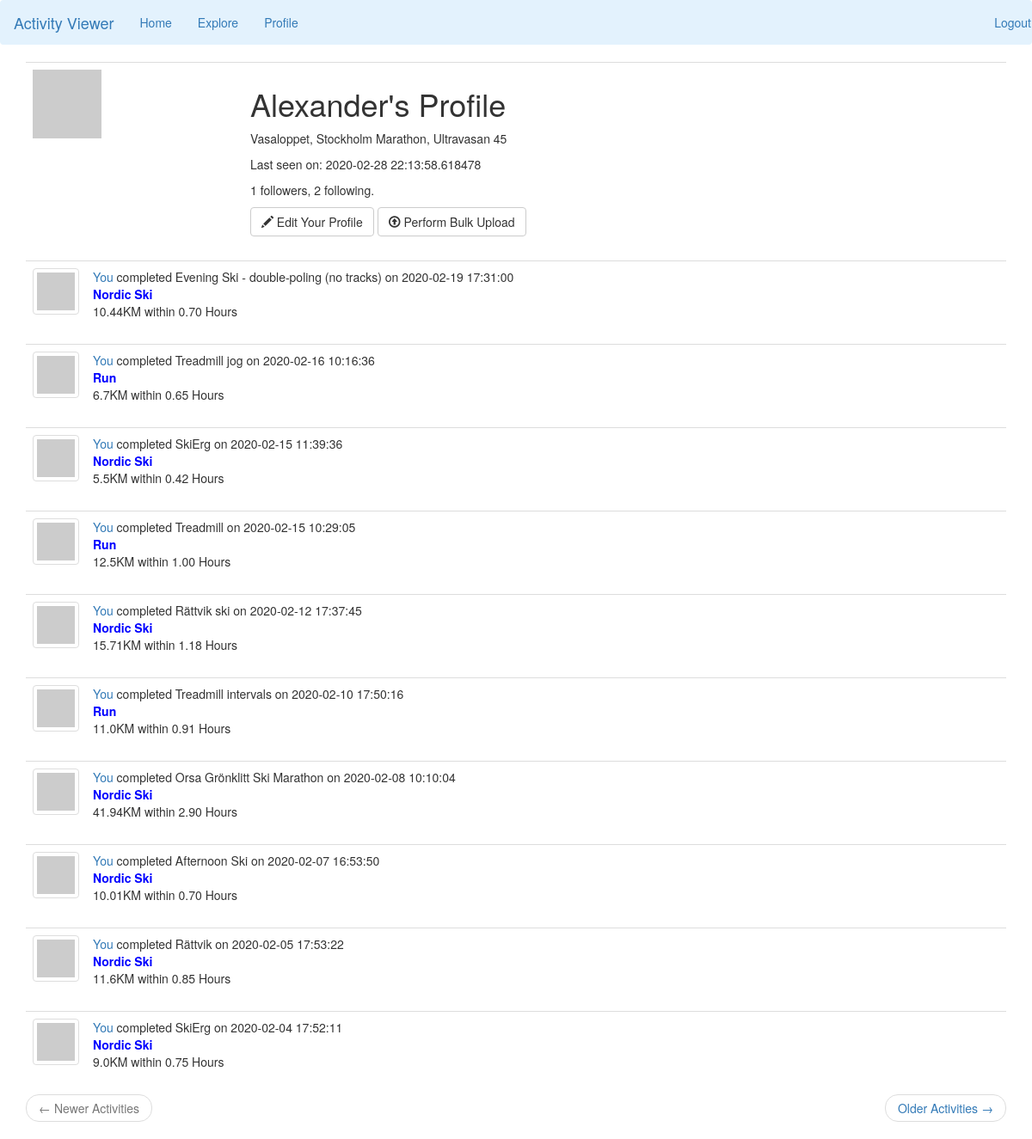
Screenshot of /profile/Alexander (signed in) with the database file from the repository.
### app/models.py (models this page shows, shortened)
class User(UserMixin, db.Model):
    id = db.Column(db.Integer, primary_key=True)
    username = db.Column(db.String(64), index=True, unique=True)
    email = db.Column(db.String(120), index=True, unique=True)
    activities = db.relationship('Activity', backref='athlete', lazy='dynamic')
    password_hash = db.Column(db.String(128))
    about_me = db.Column(db.String(140))
    last_seen = db.Column(db.DateTime, default=datetime.utcnow)
    follows = db.relationship(
        'User', secondary=followers,
        primaryjoin=(followers.c.follower_id == id),
        secondaryjoin=(followers.c.follows_id == id),
        backref=db.backref('followers', lazy='dynamic'), lazy='dynamic')
    def avatar(self, size):
        digest = md5(self.email.lower().encode('utf-8')).hexdigest()
        return 'https://www.gravatar.com/avatar/{}?d=identicon&s={}'.format(
            digest, size)

class Activity(db.Model):
    id = db.Column(db.Integer, primary_key=True)
    timestamp = db.Column(db.DateTime, index=True, default=datetime.utcnow)
    title = db.Column(db.String(64), index=True)
    activity_type = db.Column(db.String(64), index=True)
    distance = db.Column(db.Float)
    duration = db.Column(db.Integer)
    user_id = db.Column(db.Integer, db.ForeignKey('user.id'))

### app/routes.py (the view)
@app.route('/profile/<username>', methods=['GET', 'POST'])
@login_required
def profile(username):
    user = User.query.filter_by(username=username).first_or_404()
    page = request.args.get('page', 1, type=int)
    activities = user.activities.order_by(Activity.timestamp.desc()).paginate(
        page, app.config['ACTIVITIES_PER_PAGE'], False)
    next_url = url_for('profile', username=user.username, page=activities.next_num) \
        if activities.has_next else None
    prev_url = url_for('profile', username=user.username, page=activities.prev_num) \
        if activities.has_prev else None
    return render_template('profile.html', title="Profile", user=user, page=page, activities=activities.items,
                           next_url=next_url, prev_url=prev_url)

### app/models.py (called while the page is built)
@login.user_loader
def load_user(id):
    return User.query.get(int(id))

### app/routes.py (called while the page is built)
@app.before_request
def before_request():
    if current_user.is_authenticated:
        current_user.last_seen = datetime.utcnow()
        db.session.commit()

### app/templates/profile.html
<!DOCTYPE html>
<html lang="en">
{% extends "base.html" %}
{% import "bootstrap/wtf.html" as wtf %}
{% block app_content %}
    <table class="table table-default">
        <tr valign="top">
            <td ><img src="{{ user.avatar(128) }}"></td>
            <td>
                <h1>{{ user.username }}'s Profile</h1>
                {% if user.about_me %}<p>{{ user.about_me }}</p>{% endif %}
                {% if user.last_seen %}<p>Last seen on: {{ user.last_seen }}</p>{% endif %}
                <p>{{ user.followers.count() }} followers, {{ user.follows.count() }} following.</p>
                {% if user == current_user %}
                <a class="btn btn-default" href="{{url_for('edit_profile')}}" role="button">
                    <span class="glyphicon glyphicon-pencil" aria-hidden="true"></span> Edit Your Profile</a>
                <a class="btn btn-default" href="{{url_for('bulk_upload')}}" role="button">
                    <span class="glyphicon glyphicon-upload" aria-hidden="true"></span> Perform Bulk Upload</a>
                {% elif not current_user.is_following(user) %}
                <p><a href="{{ url_for('follow', username=user.username) }}">Follow</a></p>
                {% else %}
                <p><a href="{{ url_for('unfollow', username=user.username) }}">Unfollow</a></p>
                {% endif %}
            </td>
        </tr>
    </table>
    {% for activity in activities %}
        {% include '_activity.html' %}
    {% endfor %}
    <nav aria-label="...">
        <ul class="pager">
            <li class="previous{% if not prev_url %} disabled{% endif %}">
                <a href="{{ prev_url or '#' }}">
                    <span aria-hidden="true">&larr;</span> Newer Activities
                </a>
            </li>
            <li class="next{% if not next_url %} disabled{% endif %}">
                <a href="{{ next_url or '#' }}">
                    Older Activities <span aria-hidden="true">&rarr;</span>
                </a>
            </li>
        </ul>
    </nav>
{% endblock %}

### app/templates/base.html (shortened to what this page needs)
<!DOCTYPE html>
<html lang="en">
{% extends "bootstrap/base.html" %}
{% block navbar %}
<nav class="navbar navbar-light" style="background-color: #e3f2fd;">
    <a class="navbar-brand" href="#">Activity Viewer</a>
    <ul class="nav navbar-nav navbar-left">
        <li><a href="{{ url_for('index') }}">Home</a></li>
        {% if current_user.is_authenticated %}
        <li><a href="{{ url_for('explore') }}">Explore</a></li>
        <li><a href="{{ url_for('profile', username=current_user.username) }}">Profile</a></li>
        {% endif %}
    </ul>
    <ul class="nav navbar-nav navbar-right">
        {% if current_user.is_anonymous %}
        <li><a href="{{ url_for('login') }}">Login</a></li>
        <li><a href="{{ url_for('register') }}">Register</a></li>
        {% else %}
        <li><a href="{{ url_for('logout') }}">Logout</a></li>
        {% endif %}
    </ul>
</nav>
{% endblock %}
{% block content %}
<div class="container">
    {% block app_content %}{% endblock %}
</div>
{% endblock %}

### app/templates/_activity.html
<!DOCTYPE html>
<html lang="en">
<table class="table table-hover">
        <tr>
            <td width="70px">
                <a href="{{ url_for('profile', username=activity.athlete.username) }}">
                    <img src="{{ activity.athlete.avatar(50) }}" class="img-thumbnail">
                </a>
            </td>
            <td>
                {% if activity.athlete == current_user %}
                <a href="{{ url_for('profile', username=current_user.username) }}">
                    You
                </a>
                {% else %}
                <a href="{{ url_for('profile', username=activity.athlete.username) }}">
                    {{ activity.athlete.username }}
                </a>
                {% endif %}
                completed {{ activity.title }}
                on {{ activity.timestamp }}
                <br>
                <span style="color:blue;font-weight:bold"> {{ activity.activity_type }}</span>
                <br>
                <span>{{ activity.distance}}KM within {{ "{0:.2f}".format(activity.duration / 3600) }} Hours</span>
            </td>
        </tr>
    </table>
</html>

### rows the page displays
User: username "Alexander", about_me "Vasaloppet, Stockholm Marathon, Ultravasan 45", last_seen "2020-02-28 22:13:58.618478"
Activity: title "Evening Ski - double-poling (no tracks)", timestamp "2020-02-19 17:31:00", activity_type "Nordic Ski", distance "10.44", activity.duration/3600 "0.70"
Activity: title "Treadmill jog", timestamp "2020-02-16 10:16:36", activity_type "Run", distance "6.7", activity.duration/3600 "0.65"
Activity: title "SkiErg", timestamp "2020-02-15 11:39:36", activity_type "Nordic Ski", distance "5.5", activity.duration/3600 "0.42"
Activity: title "Treadmill", timestamp "2020-02-15 10:29:05", activity_type "Run", distance "12.5", activity.duration/3600 "1.00"
Activity: title "Rättvik ski", timestamp "2020-02-12 17:37:45", activity_type "Nordic Ski", distance "15.71", activity.duration/3600 "1.18"
Activity: title "Treadmill intervals", timestamp "2020-02-10 17:50:16", activity_type "Run", distance "11.0", activity.duration/3600 "0.91"
Activity: title "Orsa Grönklitt Ski Marathon", timestamp "2020-02-08 10:10:04", activity_type "Nordic Ski", distance "41.94", activity.duration/3600 "2.90"
Activity: title "Afternoon Ski", timestamp "2020-02-07 16:53:50", activity_type "Nordic Ski", distance "10.01", activity.duration/3600 "0.70"
Activity: title "Rättvik", timestamp "2020-02-05 17:53:22", activity_type "Nordic Ski", distance "11.6", activity.duration/3600 "0.85"
Activity: title "SkiErg", timestamp "2020-02-04 17:52:11", activity_type "Nordic Ski", distance "9.0", activity.duration/3600 "0.75"

### other values shown
{{ user.followers.count() }} "1"
{{ user.follows.count() }} "2"
